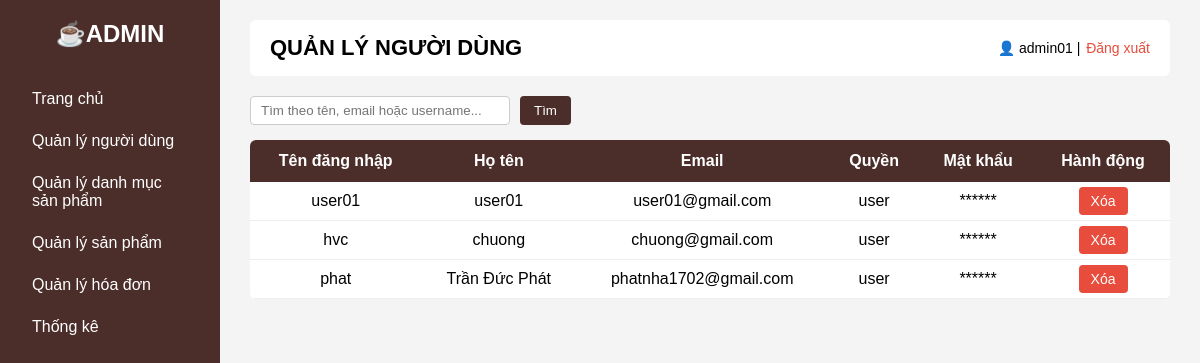
The app's page /php/phpAdmin/adminUsers.php (signed in) with its own data.
### tables this page shows
CREATE TABLE `users` (
  `id` int(11) NOT NULL,
  `name` varchar(100) NOT NULL,
  `username` varchar(100) NOT NULL,
  `password` varchar(255) NOT NULL,
  `role` varchar(20) NOT NULL DEFAULT 'user',
  `email` varchar(255) NOT NULL,
  `address` varchar(255) DEFAULT NULL
);

### php/phpAdmin/adminUsers.php (the view, shortened to what this page needs)
<?php
include "../connect.php";
    $keyword = '';
    $sql = "SELECT id, username, name, email, role
            FROM users
            WHERE role = 'user'";
    if ($keyword !== '') {
        $sql .= " AND (username LIKE ? OR name LIKE ? OR email LIKE ?)";
        $stmt = $conn->prepare($sql);
        $search = "%$keyword%";
        $stmt->bind_param("sss", $search, $search, $search);
        $stmt->execute();
        $result = $stmt->get_result();
    } else {
        $result = $conn->query($sql);
    }
?>
<!DOCTYPE html>
<html lang="vi">
<head>
    <link rel="stylesheet" href="/quanlyquancaphe_web/Coffee_Web/css/home.css?v=<?php echo time(); ?>">
</head>
<body>
    <div class="layout">
        <aside class="sidebar">
            <h2>☕ADMIN</h2>
            <ul>
                <li><a href="adminHome.php">Trang chủ</a></li>
                <li><a href="adminUsers.php">Quản lý người dùng</a></li>
                <li><a href="categories.php">Quản lý danh mục sản phẩm</a></li>
                <li><a href="products.php">Quản lý sản phẩm</a></li>
                <li><a href="orders.php">Quản lý hóa đơn</a></li>
                <li><a href="statistics.php">Thống kê</a></li>
            </ul>
        </aside>
        <main class="content">
            <header class="topbar">
                <h1>QUẢN LÝ NGƯỜI DÙNG</h1>
                <div class="account">
                    👤
                    <?= htmlspecialchars($_SESSION["username"]) ?> |
                    <a href="../phpAccount/logout.php">Đăng xuất</a>
                </div>
            </header>
            <form method="get" class="search-form">
                <input
                    type="text"
                    name="keyword"
                    placeholder="Tìm theo tên, email hoặc username..."
                    value="<?= htmlspecialchars($keyword) ?>"
                >
                <button type="submit">Tìm</button>
            </form>
            <table>
                <tr>
                    <th>Tên đăng nhập</th>
                    <th>Họ tên</th>
                    <th>Email</th>
                    <th>Quyền</th>
                    <th>Mật khẩu</th>
                    <th>Hành động</th>
                </tr>
                <?php while ($row = $result->fetch_assoc()) { ?>
                    <tr>
                        <td><?= htmlspecialchars($row["username"]) ?></td>
                        <td><?= htmlspecialchars($row["name"]) ?></td>
                        <td><?= htmlspecialchars($row["email"]) ?></td>
                        <td><?= $row["role"] ?></td>
                        <td>******</td>
                        <td>
                            <?php if ($row["role"] !== "admin") { ?>
                                <a
                                    class="btn-delete"
                                    href="?delete=<?= $row["id"] ?>"
                                    onclick="return confirm('Bạn có chắc muốn xóa tài khoản này?')">
                                    Xóa
                                </a>
                            <?php } ?>
                        </td>
                    </tr>
                <?php } ?>
            </table>
        </main>
    </div>
</body>
</html>

### css/home.css (style rules this page uses)
* { margin: 0; padding: 0; box-sizing: border-box; font-family: Arial, sans-serif; }
.layout { display: flex; min-height: 100vh; background: #f4f4f4; }
.sidebar { width: 220px; background: #4b2e2a; color: white; padding: 20px; position: sticky; top: 0; height: 100vh; overflow-y: auto; }
.sidebar h2 { text-align: center; margin-bottom: 30px; }
.sidebar ul { list-style: none; }
.sidebar li { padding: 12px; cursor: pointer; border-radius: 5px; }
.content { flex: 1; padding: 20px 30px; }
.topbar { display: flex; justify-content: space-between; align-items: center; background: white; padding: 15px 20px; border-radius: 6px; margin-bottom: 20px; }
.topbar h1 { font-size: 22px; }
.account { font-size: 14px; }
.account a { text-decoration: none; color: #e74c3c; margin-left: 2px; }
.sidebar a { text-decoration: none; color: white; display: block; width: 100%; }
table { width: 100%; background: white; border-collapse: collapse; border-radius: 6px; overflow: hidden; }
th { background: #4b2e2a; color: white; padding: 12px; text-align: center; }
td { padding: 10px; text-align: center; border-bottom: 1px solid #eee; }
.btn-delete { background: #e74c3c; color: white; padding: 6px 12px; border-radius: 4px; text-decoration: none; font-size: 14px; }
.search-form { margin-bottom: 15px; display: flex; gap: 10px; }
.search-form input { padding: 6px 10px; width: 260px; border: 1px solid #ccc; border-radius: 4px; }
.search-form button { padding: 6px 14px; background: #4b2e2a; color: white; border: none; border-radius: 4px; cursor: pointer; }

### records on screen
users: username "user01", name "user01", email "user01@gmail.com", role "user"
users: username "hvc", name "chuong", email "chuong@gmail.com", role "user"
users: username "phat", name "Trần Đức Phát", email "phatnha1702@gmail.com", role "user"

### other values on screen
$_SESSION["username"] "admin01"
